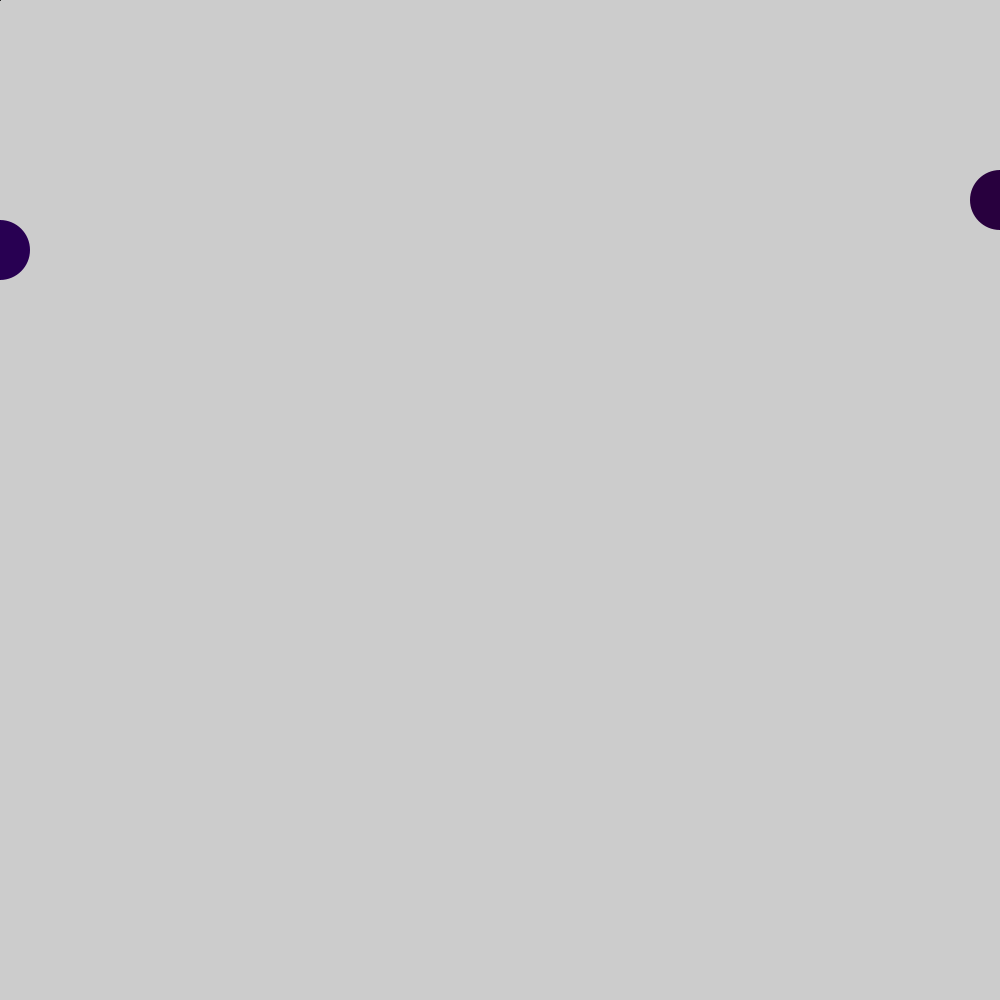
Frame 1 (no input)
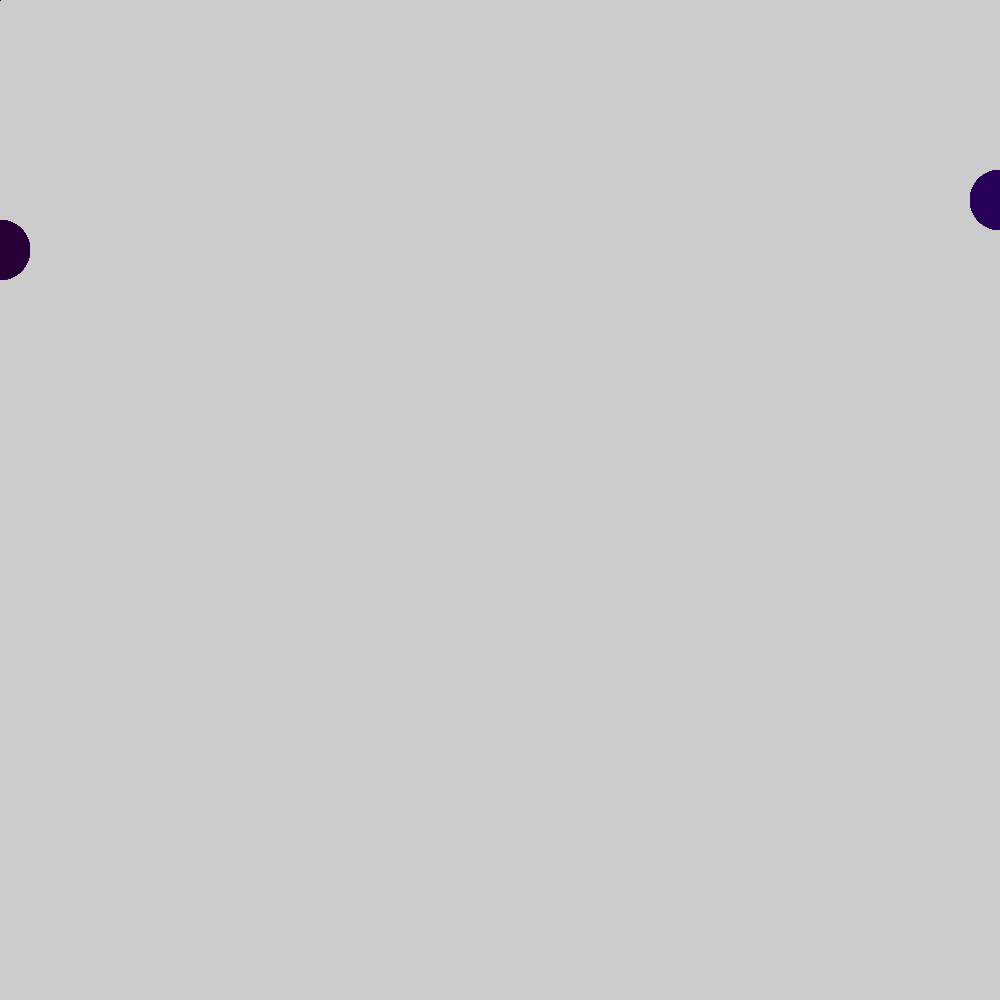
Frame 60 (the mouse pressed at the canvas centre just before this capture)
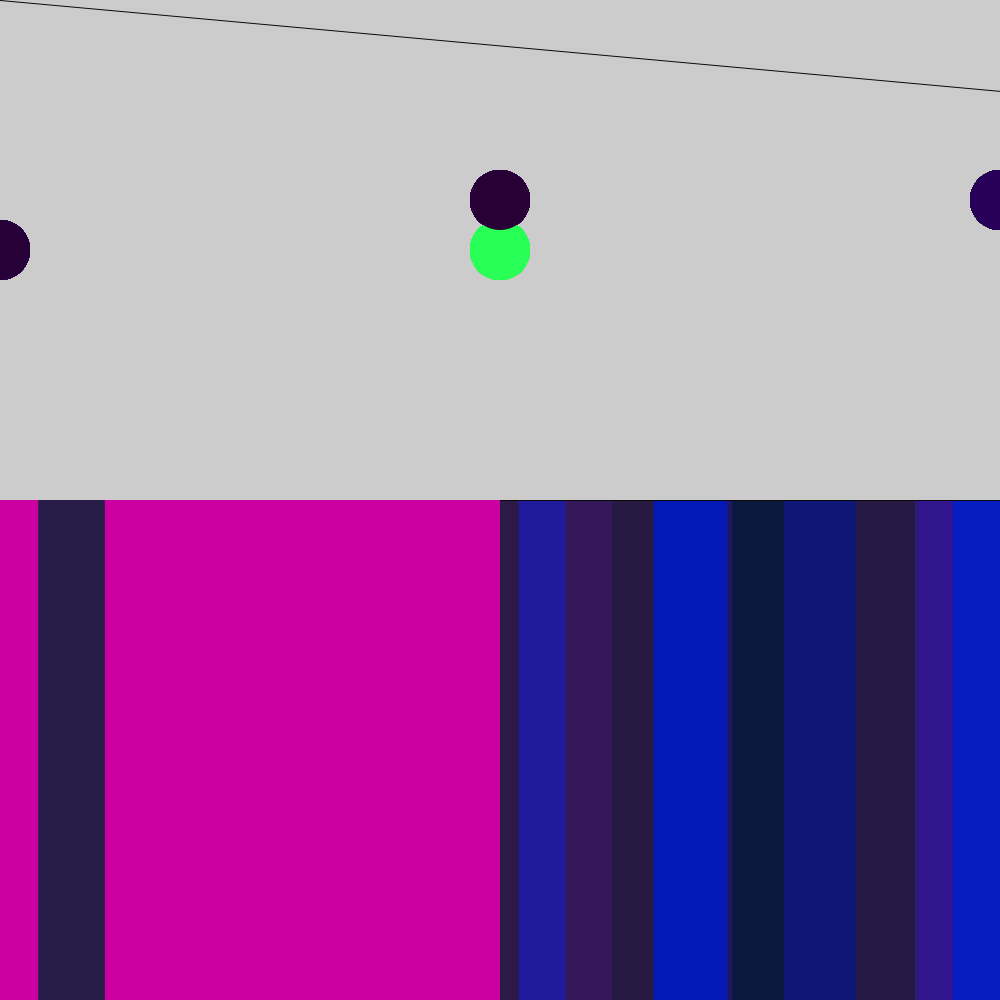
Frame 120 (the mouse held since frame 60 and released just before this capture)

The Processing sketch that drew these frames (run headless with seeded random() and noise(); from frame 60 on, the mouse is pressed at the canvas centre):

// Processing sketch: processing_136214
// ── processing_136214.pde

void setup() {
  size(1000,1000);
  smooth(120); 
}

void draw() {
  noStroke();
  int green = round(map(pmouseX,100,255,100,255));
  fill(40,green,random(50,100));
  ellipse(mouseX,250,60,60);
  
  int green2 = round(map(-mouseX,100,255,100,255));
  fill(40,green2,random(50,100));
  int x = round(map(mouseX,width,-width,0,2000));
  ellipse(x,200,60,60);
  
  int blue = round(map(mouseX,50,255,50,100));
  fill(random(100,255),green2,blue);
  rect(mouseX,mouseY,-pmouseX,pmouseY);
  
  int y = round(map(mouseY,0,height,0,2000));
  fill(random(0,55),random(22,30),random(45,255));
  rect(random(0,1000),mouseY,random(40,80),y);
  
  
  int x2 = round(map(mouseX,60,100,0,500));
  stroke(10);
  line(x2,mouseY,pmouseX,pmouseY);
  
}
